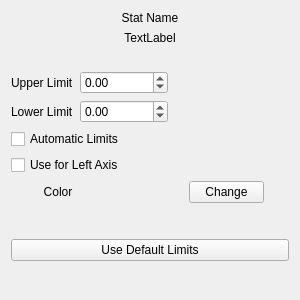
<?xml version="1.0" encoding="UTF-8"?>
<ui version="4.0">
 <class>YAxisTool</class>
 <widget class="QWidget" name="YAxisTool">
  <property name="geometry">
   <rect>
    <x>0</x>
    <y>0</y>
    <width>300</width>
    <height>300</height>
   </rect>
  </property>
  <layout class="QVBoxLayout" name="verticalLayout_3">
   <item>
    <layout class="QVBoxLayout" name="verticalLayout">
     <item>
      <widget class="QLabel" name="statLabel">
       <property name="maximumSize">
        <size>
         <width>16777215</width>
         <height>16777215</height>
        </size>
       </property>
       <property name="text">
        <string>Stat Name</string>
       </property>
       <property name="alignment">
        <set>Qt::AlignCenter</set>
       </property>
      </widget>
     </item>
     <item>
      <widget class="QLabel" name="statShortLabel">
       <property name="font">
        <font>
         <pointsize>9</pointsize>
        </font>
       </property>
       <property name="text">
        <string>TextLabel</string>
       </property>
       <property name="alignment">
        <set>Qt::AlignCenter</set>
       </property>
      </widget>
     </item>
     <item>
      <spacer name="verticalSpacer_2">
       <property name="orientation">
        <enum>Qt::Vertical</enum>
       </property>
       <property name="sizeType">
        <enum>QSizePolicy::Fixed</enum>
       </property>
       <property name="sizeHint" stdset="0">
        <size>
         <width>20</width>
         <height>20</height>
        </size>
       </property>
      </spacer>
     </item>
    </layout>
   </item>
   <item>
    <layout class="QHBoxLayout" name="horizontalLayout_2">
     <item>
      <widget class="QLabel" name="upperLimitLabel">
       <property name="maximumSize">
        <size>
         <width>100</width>
         <height>16777215</height>
        </size>
       </property>
       <property name="text">
        <string>Upper Limit</string>
       </property>
      </widget>
     </item>
     <item>
      <widget class="QDoubleSpinBox" name="upperLimitSpin">
       <property name="maximumSize">
        <size>
         <width>100</width>
         <height>16777215</height>
        </size>
       </property>
       <property name="minimum">
        <double>-100000.000000000000000</double>
       </property>
       <property name="maximum">
        <double>100000.000000000000000</double>
       </property>
      </widget>
     </item>
     <item>
      <spacer name="horizontalSpacer_2">
       <property name="orientation">
        <enum>Qt::Horizontal</enum>
       </property>
       <property name="sizeHint" stdset="0">
        <size>
         <width>40</width>
         <height>20</height>
        </size>
       </property>
      </spacer>
     </item>
    </layout>
   </item>
   <item>
    <layout class="QHBoxLayout" name="horizontalLayout">
     <item>
      <widget class="QLabel" name="lowerLimitLabel">
       <property name="maximumSize">
        <size>
         <width>100</width>
         <height>16777215</height>
        </size>
       </property>
       <property name="text">
        <string>Lower Limit</string>
       </property>
      </widget>
     </item>
     <item>
      <widget class="QDoubleSpinBox" name="lowerLimitSpin">
       <property name="maximumSize">
        <size>
         <width>100</width>
         <height>16777215</height>
        </size>
       </property>
       <property name="minimum">
        <double>-100000.000000000000000</double>
       </property>
       <property name="maximum">
        <double>100000.000000000000000</double>
       </property>
      </widget>
     </item>
     <item>
      <spacer name="horizontalSpacer">
       <property name="orientation">
        <enum>Qt::Horizontal</enum>
       </property>
       <property name="sizeHint" stdset="0">
        <size>
         <width>40</width>
         <height>20</height>
        </size>
       </property>
      </spacer>
     </item>
    </layout>
   </item>
   <item>
    <widget class="QCheckBox" name="autoLimitsCB">
     <property name="maximumSize">
      <size>
       <width>16777215</width>
       <height>16777215</height>
      </size>
     </property>
     <property name="text">
      <string>Automatic Limits</string>
     </property>
    </widget>
   </item>
   <item>
    <widget class="QCheckBox" name="leftAxisCB">
     <property name="text">
      <string>Use for Left Axis</string>
     </property>
    </widget>
   </item>
   <item>
    <layout class="QHBoxLayout" name="horizontalLayout_3">
     <item>
      <widget class="QLabel" name="label_2">
       <property name="maximumSize">
        <size>
         <width>50</width>
         <height>16777206</height>
        </size>
       </property>
       <property name="text">
        <string>Color</string>
       </property>
       <property name="alignment">
        <set>Qt::AlignCenter</set>
       </property>
      </widget>
     </item>
     <item>
      <widget class="QLabel" name="colorLabel">
       <property name="maximumSize">
        <size>
         <width>50</width>
         <height>16777215</height>
        </size>
       </property>
       <property name="text">
        <string/>
       </property>
      </widget>
     </item>
     <item>
      <widget class="QPushButton" name="colorB">
       <property name="maximumSize">
        <size>
         <width>75</width>
         <height>16777215</height>
        </size>
       </property>
       <property name="text">
        <string>Change</string>
       </property>
      </widget>
     </item>
    </layout>
   </item>
   <item>
    <spacer name="verticalSpacer_3">
     <property name="orientation">
      <enum>Qt::Vertical</enum>
     </property>
     <property name="sizeHint" stdset="0">
      <size>
       <width>20</width>
       <height>30</height>
      </size>
     </property>
    </spacer>
   </item>
   <item>
    <widget class="QPushButton" name="defaultB">
     <property name="text">
      <string>Use Default Limits</string>
     </property>
    </widget>
   </item>
   <item>
    <spacer name="verticalSpacer">
     <property name="orientation">
      <enum>Qt::Vertical</enum>
     </property>
     <property name="sizeHint" stdset="0">
      <size>
       <width>20</width>
       <height>10</height>
      </size>
     </property>
    </spacer>
   </item>
  </layout>
 </widget>
 <resources/>
 <connections/>
</ui>
